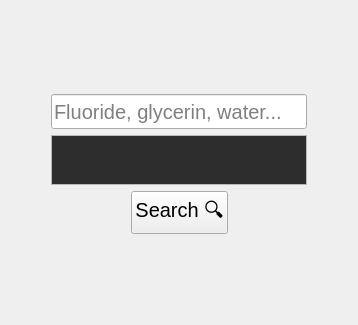
      <widget class="QWidget" name="page_5">
       <layout class="QVBoxLayout" name="verticalLayout_4">
        <item>
         <layout class="QVBoxLayout" name="verticalLayout_2" stretch="0,0,0">
          <item>
           <spacer name="verticalSpacer_2">
            <property name="orientation">
             <enum>Qt::Orientation::Vertical</enum>
            </property>
            <property name="sizeHint" stdset="0">
             <size>
              <width>20</width>
              <height>43</height>
             </size>
            </property>
           </spacer>
          </item>
          <item>
           <layout class="QHBoxLayout" name="horizontalLayout_3" stretch="1,3,1">
            <item>
             <spacer name="horizontalSpacer">
              <property name="orientation">
               <enum>Qt::Orientation::Horizontal</enum>
              </property>
              <property name="sizeHint" stdset="0">
               <size>
                <width>40</width>
                <height>20</height>
               </size>
              </property>
             </spacer>
            </item>
            <item>
             <layout class="QHBoxLayout" name="horizontalLayout_2">
              <item>
               <layout class="QVBoxLayout" name="verticalLayout" stretch="0,3,0,0,0,0,1">
                <item>
                 <spacer name="verticalSpacer_6">
                  <property name="orientation">
                   <enum>Qt::Orientation::Vertical</enum>
                  </property>
                  <property name="sizeHint" stdset="0">
                   <size>
                    <width>20</width>
                    <height>40</height>
                   </size>
                  </property>
                 </spacer>
                </item>
                <item>
                 <spacer name="verticalSpacer_4">
                  <property name="orientation">
                   <enum>Qt::Orientation::Vertical</enum>
                  </property>
                  <property name="sizeType">
                   <enum>QSizePolicy::Policy::MinimumExpanding</enum>
                  </property>
                  <property name="sizeHint" stdset="0">
                   <size>
                    <width>20</width>
                    <height>0</height>
                   </size>
                  </property>
                 </spacer>
                </item>
                <item>
                 <layout class="QHBoxLayout" name="horizontalLayout_4">
                  <item>
                   <widget class="QLineEdit" name="lineEdit">
                    <property name="sizePolicy">
                     <sizepolicy hsizetype="MinimumExpanding" vsizetype="Fixed">
                      <horstretch>0</horstretch>
                      <verstretch>0</verstretch>
                     </sizepolicy>
                    </property>
                    <property name="minimumSize">
                     <size>
                      <width>256</width>
                      <height>35</height>
                     </size>
                    </property>
                    <property name="font">
                     <font>
                      <pointsize>15</pointsize>
                      <underline>false</underline>
                     </font>
                    </property>
                    <property name="placeholderText">
                     <string>Fluoride, glycerin, water...</string>
                    </property>
                   </widget>
                  </item>
                 </layout>
                </item>
                <item>
                 <spacer name="verticalSpacer_5">
                  <property name="orientation">
                   <enum>Qt::Orientation::Vertical</enum>
                  </property>
                  <property name="sizeHint" stdset="0">
                   <size>
                    <width>20</width>
                    <height>0</height>
                   </size>
                  </property>
                 </spacer>
                </item>
                <item>
                 <layout class="QHBoxLayout" name="horizontalLayout_5">
                  <item>
                   <widget class="QListView" name="listView">
                    <property name="sizePolicy">
                     <sizepolicy hsizetype="MinimumExpanding" vsizetype="Minimum">
                      <horstretch>0</horstretch>
                      <verstretch>0</verstretch>
                     </sizepolicy>
                    </property>
                    <property name="minimumSize">
                     <size>
                      <width>256</width>
                      <height>30</height>
                     </size>
                    </property>
                    <property name="maximumSize">
                     <size>
                      <width>16777215</width>
                      <height>50</height>
                     </size>
                    </property>
                    <property name="palette">
                     <palette>
                      <active>
                       <colorrole role="Base">
                        <brush brushstyle="SolidPattern">
                         <color alpha="255">
                          <red>45</red>
                          <green>45</green>
                          <blue>45</blue>
                         </color>
                        </brush>
                       </colorrole>
                      </active>
                      <inactive>
                       <colorrole role="Base">
                        <brush brushstyle="SolidPattern">
                         <color alpha="255">
                          <red>45</red>
                          <green>45</green>
                          <blue>45</blue>
                         </color>
                        </brush>
                       </colorrole>
                      </inactive>
                      <disabled/>
                     </palette>
                    </property>
                   </widget>
                  </item>
                 </layout>
                </item>
                <item>
                 <layout class="QVBoxLayout" name="verticalLayout_3">
                  <item>
                   <layout class="QHBoxLayout" name="horizontalLayout">
                    <item>
                     <spacer name="horizontalSpacer_3">
                      <property name="orientation">
                       <enum>Qt::Orientation::Horizontal</enum>
                      </property>
                      <property name="sizeHint" stdset="0">
                       <size>
                        <width>40</width>
                        <height>20</height>
                       </size>
                      </property>
                     </spacer>
                    </item>
                    <item>
                     <widget class="QPushButton" name="pushButton">
                      <property name="minimumSize">
                       <size>
                        <width>0</width>
                        <height>35</height>
                       </size>
                      </property>
                      <property name="font">
                       <font>
                        <pointsize>15</pointsize>
                        <underline>false</underline>
                       </font>
                      </property>
                      <property name="text">
                       <string>Search 🔍</string>
                      </property>
                     </widget>
                    </item>
                    <item>
                     <spacer name="horizontalSpacer_4">
                      <property name="orientation">
                       <enum>Qt::Orientation::Horizontal</enum>
                      </property>
                      <property name="sizeHint" stdset="0">
                       <size>
                        <width>40</width>
                        <height>20</height>
                       </size>
                      </property>
                     </spacer>
                    </item>
                   </layout>
                  </item>
                  <item>
                   <spacer name="verticalSpacer_7">
                    <property name="orientation">
                     <enum>Qt::Orientation::Vertical</enum>
                    </property>
                    <property name="sizeHint" stdset="0">
                     <size>
                      <width>20</width>
                      <height>40</height>
                     </size>
                    </property>
                   </spacer>
                  </item>
                 </layout>
                </item>
                <item>
                 <spacer name="verticalSpacer">
                  <property name="orientation">
                   <enum>Qt::Orientation::Vertical</enum>
                  </property>
                  <property name="sizeType">
                   <enum>QSizePolicy::Policy::MinimumExpanding</enum>
                  </property>
                  <property name="sizeHint" stdset="0">
                   <size>
                    <width>20</width>
                    <height>0</height>
                   </size>
                  </property>
                 </spacer>
                </item>
               </layout>
              </item>
             </layout>
            </item>
            <item>
             <spacer name="horizontalSpacer_2">
              <property name="orientation">
               <enum>Qt::Orientation::Horizontal</enum>
              </property>
              <property name="sizeHint" stdset="0">
               <size>
                <width>40</width>
                <height>20</height>
               </size>
              </property>
             </spacer>
            </item>
           </layout>
          </item>
          <item>
           <spacer name="verticalSpacer_3">
            <property name="orientation">
             <enum>Qt::Orientation::Vertical</enum>
            </property>
            <property name="sizeHint" stdset="0">
             <size>
              <width>20</width>
              <height>40</height>
             </size>
            </property>
           </spacer>
          </item>
         </layout>
        </item>
       </layout>
      </widget>
